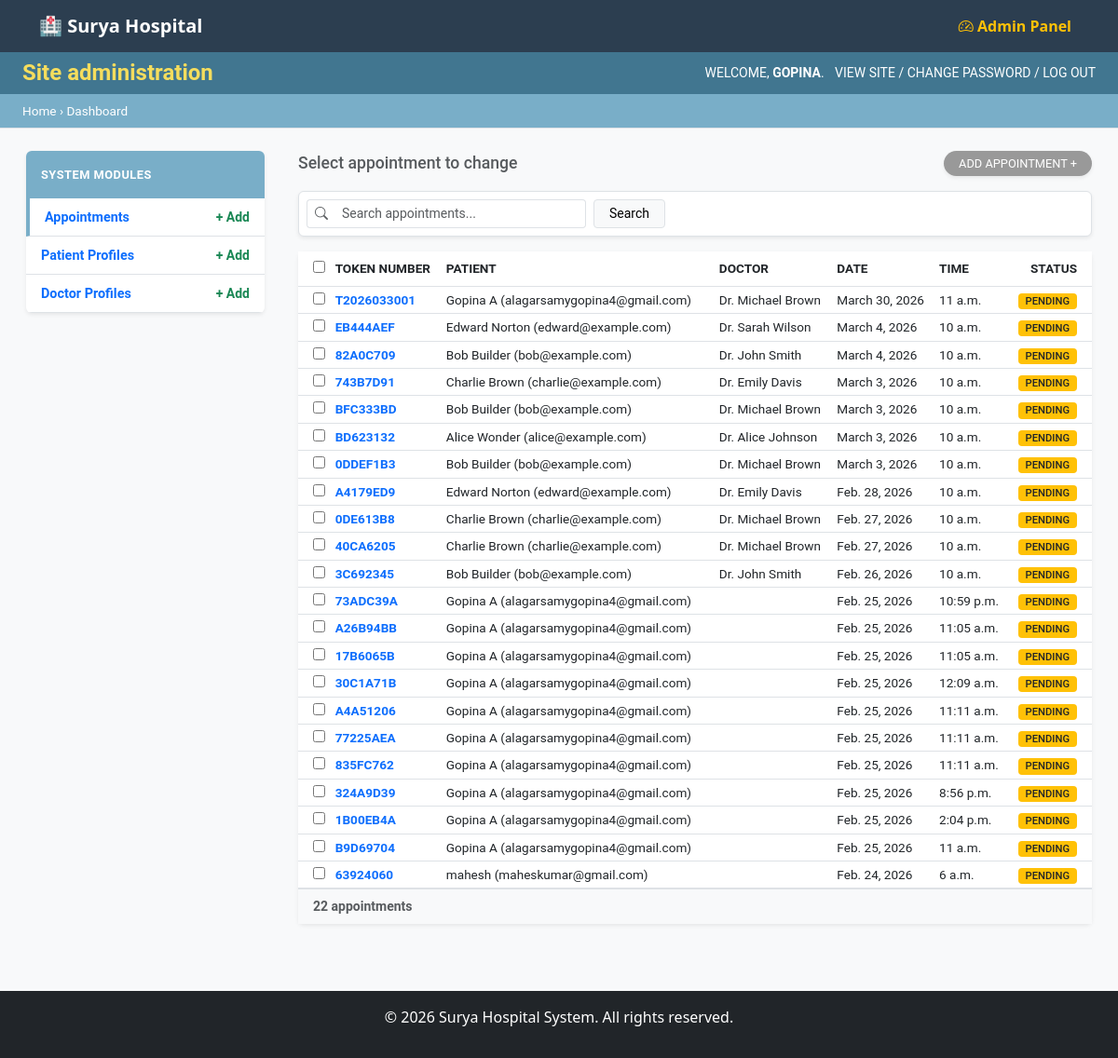
/admin-dashboard/ (signed in), run on the app's committed database.
### appointments/models.py (models this page shows, shortened)
class Appointment(models.Model):
    STATUS_CHOICES = [
        ('pending', 'Pending / Waiting'),
        ('completed', 'Completed'),
        ('cancelled', 'Cancelled'),
    ]
    patient_name = models.CharField(max_length=100)
    patient_email = models.EmailField()
    patient_phone = models.CharField(max_length=20)
    doctor = models.ForeignKey(Doctor, on_delete=models.SET_NULL, null=True, blank=True)
    appointment_date = models.DateField()
    appointment_time = models.TimeField()
    reason = models.TextField()
    status = models.CharField(max_length=20, choices=STATUS_CHOICES, default='pending')
    token_number = models.CharField(max_length=20, editable=False, null=True, blank=True)
    created_at = models.DateTimeField(auto_now_add=True)
    class Meta:
        ordering = ['-appointment_date']

class Doctor(models.Model):
    name = models.CharField(max_length=100)
    username = models.CharField(max_length=100, unique=True, null=True, blank=True)
    email = models.EmailField(unique=True, null=True, blank=True)
    password = models.CharField(max_length=100, null=True, blank=True)
    specialization = models.CharField(max_length=100)
    department = models.ForeignKey(Department, on_delete=models.SET_NULL, null=True, blank=True, related_name='doctors')
    available_days = models.CharField(max_length=200, help_text="e.g., Monday, Tuesday, Wednesday")
    available_time_start = models.TimeField()
    available_time_end = models.TimeField()

### home/views.py (the view)
# urls.py: path('admin-dashboard/', views.admin_dashboard, name='admin_dashboard'),
def admin_dashboard(request):
    if not request.user.is_authenticated or not request.user.is_staff:
        return redirect('admin_login')
    patients = Patient.objects.all()
    appointments = Appointment.objects.all().order_by('-appointment_date')
    doctors = Doctor.objects.all()
    context = {
        'patients': patients,
        'appointments': appointments,
        'doctors': doctors,
    }
    return render(request, 'home/admin_dashboard.html', context)

### home/templates/home/admin_dashboard.html (shortened to what this page needs)
{% extends 'home/base.html' %}
{% block content %}
<div class="admin-wrapper" style="margin-top: -1.5rem; min-height: 100vh; background-color: #f8f9fa;">
    <div class="admin-header py-2 px-4 d-flex justify-content-between align-items-center"
        style="background-color: #417690; color: #f5dd5d;">
        <h1 class="h4 mb-0 fw-bold">Site administration</h1>
        <div class="admin-user-info small text-white">
            WELCOME, <span class="fw-bold">{{ request.user.username|upper }}</span>.
            <a href="{% url 'home' %}" class="text-white text-decoration-none ms-2">VIEW SITE</a> /
            <a href="/admin/password_change/" class="text-white text-decoration-none">CHANGE PASSWORD</a> /
            <a href="/admin/logout/" class="text-white text-decoration-none">LOG OUT</a>
        </div>
    </div>
    <div class="admin-breadcrumbs px-4 py-2 border-bottom"
        style="background-color: #79aec8; color: white; font-size: 0.85rem;">
        Home › Dashboard
    </div>
    <div class="container-fluid mt-4">
        <div class="row px-3">
            <div class="col-md-3 pe-4">
                <div class="admin-sidebar shadow-sm rounded bg-white overflow-hidden mb-4">
                    <div class="sidebar-section">
                        <div class="section-header p-3 fw-bold text-white ripple-effect"
                            style="background-color: #79aec8; font-size: 0.9rem; letter-spacing: 0.5px;">SYSTEM MODULES
                        </div>
                        <ul class="list-unstyled mb-0">
                            <li class="p-2 px-3 border-bottom d-flex justify-content-between align-items-center sidebar-item active"
                                onclick="showSection('appointments-sec')">
                                <span class="text-primary fw-bold"
                                    style="font-size: 0.9rem; cursor: pointer;">Appointments</span>
                                <div class="admin-actions">
                                    <a href="#" class="text-success text-decoration-none fw-bold small">+ Add</a>
                                </div>
                            </li>
                            <li class="p-2 px-3 border-bottom d-flex justify-content-between align-items-center sidebar-item"
                                onclick="showSection('patients-sec')">
                                <span class="text-primary fw-bold" style="font-size: 0.9rem; cursor: pointer;">Patient
                                    Profiles</span>
                                <div class="admin-actions">
                                    <a href="#" class="text-success text-decoration-none fw-bold small">+ Add</a>
                                </div>
                            </li>
                            <li class="p-2 px-3 border-bottom d-flex justify-content-between align-items-center sidebar-item"
                                onclick="showSection('doctors-sec')">
                                <span class="text-primary fw-bold" style="font-size: 0.9rem; cursor: pointer;">Doctor
                                    Profiles</span>
                                <div class="admin-actions">
                                    <a href="#" class="text-success text-decoration-none fw-bold small">+ Add</a>
                                </div>
                            </li>
                        </ul>
                    </div>
                </div>
            </div>
            <div class="col-md-9 text-dark">
                <div id="appointments-sec" class="admin-section">
                    <div class="d-flex justify-content-between align-items-center mb-3">
                        <h5 class="mb-0 text-muted" style="font-size: 1.1rem;">Select appointment to change</h5>
                        <button class="btn btn-secondary btn-sm rounded-pill px-3 shadow-sm"
                            style="background-color: #999; border: none; font-size: 0.8rem;">ADD APPOINTMENT +</button>
                    </div>
                    <div class="bg-white p-2 mb-3 border rounded shadow-sm d-flex align-items-center">
                        <div class="input-group input-group-sm" style="width: 300px;">
                            <span class="input-group-text bg-white border-end-0"><i
                                    class="bi bi-search text-muted"></i></span>
                            <input type="text" class="form-control border-start-0" placeholder="Search appointments...">
                        </div>
                        <button class="btn btn-light btn-sm ms-2 border px-3">Search</button>
                    </div>
                    <div class="card shadow-sm border-0">
                        <div class="card-body p-0">
                            <table class="table table-sm table-hover mb-0" style="font-size: 0.85rem;">
                                <thead style="background-color: #f8f8f8; color: #666;">
                                    <tr>
                                        <th class="ps-3 py-2"><input type="checkbox"></th>
                                        <th class="py-2 text-uppercase">Token Number</th>
                                        <th class="py-2 text-uppercase">Patient</th>
                                        <th class="py-2 text-uppercase">Doctor</th>
                                        <th class="py-2 text-uppercase">Date</th>
                                        <th class="py-2 text-uppercase">Time</th>
                                        <th class="py-2 pe-3 text-uppercase text-end">Status</th>
                                    </tr>
                                </thead>
                                <tbody>
                                    {% for appt in appointments %}
                                    <tr style="cursor: pointer;">
                                        <td class="ps-3"><input type="checkbox"></td>
                                        <td><a href="#" class="text-primary text-decoration-none fw-bold">{{ appt.token_number }}</a></td>
                                        <td>{{ appt.patient_name }} ({{ appt.patient_email }})</td>
                                        <td>{{ appt.doctor.name }}</td>
                                        <td>{{ appt.appointment_date }}</td>
                                        <td>{{ appt.appointment_time }}</td>
                                        <td class="pe-3 text-end">
                                            <span
                                                class="badge {% if appt.status == 'pending' %}bg-warning text-dark{% elif appt.status == 'confirmed' %}bg-info text-white{% else %}bg-secondary{% endif %}"
                                                style="font-size: 0.7rem; font-weight: 500; border-radius: 4px; padding: 3px 8px;">{{ appt.status|upper }}</span>
                                        </td>
                                    </tr>
                                    {% empty %}
                                    <tr>
                                        <td colspan="7" class="text-center py-4 text-muted">No appointments found.</td>
                                    </tr>
                                    {% endfor %}
                                </tbody>
                            </table>
                            <div class="p-2 px-3 border-top bg-light small fw-bold text-muted">
                                {{ appointments|length }} appointments
                            </div>
                        </div>
                    </div>
                </div>
            </div>
        </div>
    </div>
</div>
{% endblock %}

### home/templates/home/base.html (style rules this page uses)
body { background-color: #f8f9fa; }

### home/templates/home/admin_dashboard.html (style rules this page uses)
.admin-wrapper { font-family: "Roboto", "Lucida Grande", "DejaVu Sans", "Bitstream Vera Sans", Verdana, Arial, sans-serif; }
.sidebar-section .section-header { text-transform: uppercase; font-size: 0.8rem !important; }
.sidebar-item { cursor: pointer; transition: background 0.2s; }
.sidebar-item.active { border-left: 4px solid #79aec8; }

### data on the page
Appointment: token_number "T2026033001", patient_name "Gopina A", patient_email "alagarsamygopina4@gmail.com", doctor.name "Dr. Michael Brown", appointment_date "March 30, 2026", appointment_time "11 a.m.", status "PENDING"
Appointment: token_number "EB444AEF", patient_name "Edward Norton", patient_email "edward@example.com", doctor.name "Dr. Sarah Wilson", appointment_date "March 4, 2026", appointment_time "10 a.m.", status "PENDING"
Appointment: token_number "82A0C709", patient_name "Bob Builder", patient_email "bob@example.com", doctor.name "Dr. John Smith", appointment_date "March 4, 2026", appointment_time "10 a.m.", status "PENDING"
Appointment: token_number "743B7D91", patient_name "Charlie Brown", patient_email "charlie@example.com", doctor.name "Dr. Emily Davis", appointment_date "March 3, 2026", appointment_time "10 a.m.", status "PENDING"
Appointment: token_number "BFC333BD", patient_name "Bob Builder", patient_email "bob@example.com", doctor.name "Dr. Michael Brown", appointment_date "March 3, 2026", appointment_time "10 a.m.", status "PENDING"
Appointment: token_number "BD623132", patient_name "Alice Wonder", patient_email "alice@example.com", doctor.name "Dr. Alice Johnson", appointment_date "March 3, 2026", appointment_time "10 a.m.", status "PENDING"
Appointment: token_number "0DDEF1B3", patient_name "Bob Builder", patient_email "bob@example.com", doctor.name "Dr. Michael Brown", appointment_date "March 3, 2026", appointment_time "10 a.m.", status "PENDING"
Appointment: token_number "A4179ED9", patient_name "Edward Norton", patient_email "edward@example.com", doctor.name "Dr. Emily Davis", appointment_date "Feb. 28, 2026", appointment_time "10 a.m.", status "PENDING"
Appointment: token_number "0DE613B8", patient_name "Charlie Brown", patient_email "charlie@example.com", doctor.name "Dr. Michael Brown", appointment_date "Feb. 27, 2026", appointment_time "10 a.m.", status "PENDING"
Appointment: token_number "40CA6205", patient_name "Charlie Brown", patient_email "charlie@example.com", doctor.name "Dr. Michael Brown", appointment_date "Feb. 27, 2026", appointment_time "10 a.m.", status "PENDING"
Appointment: token_number "3C692345", patient_name "Bob Builder", patient_email "bob@example.com", doctor.name "Dr. John Smith", appointment_date "Feb. 26, 2026", appointment_time "10 a.m.", status "PENDING"
Appointment: token_number "73ADC39A", patient_name "Gopina A", patient_email "alagarsamygopina4@gmail.com", appointment_date "Feb. 25, 2026", appointment_time "10:59 p.m.", status "PENDING"
Appointment: token_number "A26B94BB", patient_name "Gopina A", patient_email "alagarsamygopina4@gmail.com", appointment_date "Feb. 25, 2026", appointment_time "11:05 a.m.", status "PENDING"
Appointment: token_number "17B6065B", patient_name "Gopina A", patient_email "alagarsamygopina4@gmail.com", appointment_date "Feb. 25, 2026", appointment_time "11:05 a.m.", status "PENDING"
Appointment: token_number "30C1A71B", patient_name "Gopina A", patient_email "alagarsamygopina4@gmail.com", appointment_date "Feb. 25, 2026", appointment_time "12:09 a.m.", status "PENDING"
Appointment: token_number "A4A51206", patient_name "Gopina A", patient_email "alagarsamygopina4@gmail.com", appointment_date "Feb. 25, 2026", appointment_time "11:11 a.m.", status "PENDING"
Appointment: token_number "77225AEA", patient_name "Gopina A", patient_email "alagarsamygopina4@gmail.com", appointment_date "Feb. 25, 2026", appointment_time "11:11 a.m.", status "PENDING"
Appointment: token_number "835FC762", patient_name "Gopina A", patient_email "alagarsamygopina4@gmail.com", appointment_date "Feb. 25, 2026", appointment_time "11:11 a.m.", status "PENDING"
Appointment: token_number "324A9D39", patient_name "Gopina A", patient_email "alagarsamygopina4@gmail.com", appointment_date "Feb. 25, 2026", appointment_time "8:56 p.m.", status "PENDING"
Appointment: token_number "1B00EB4A", patient_name "Gopina A", patient_email "alagarsamygopina4@gmail.com", appointment_date "Feb. 25, 2026", appointment_time "2:04 p.m.", status "PENDING"
Appointment: token_number "B9D69704", patient_name "Gopina A", patient_email "alagarsamygopina4@gmail.com", appointment_date "Feb. 25, 2026", appointment_time "11 a.m.", status "PENDING"
Appointment: token_number "63924060", patient_name "mahesh", patient_email "maheskumar@gmail.com", appointment_date "Feb. 24, 2026", appointment_time "6 a.m.", status "PENDING"

### other printed values
{{ request.user.username|upper }} "GOPINA"
{{ appointments|length }} "22"
